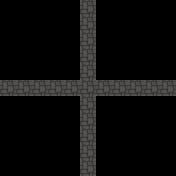

The image is a tile-based game level rendered from a .tmx file. Its description and complete source (layers, tilesets, objects, tile grids) follow:
An orthogonal 11x11 tile map with 16x16 px tiles, 3 tile layers (Path, Wall, Interact).

<map version="1.2" tiledversion="1.2.3" orientation="orthogonal" renderorder="right-down" width="11" height="11" tilewidth="16" tileheight="16" infinite="0" nextlayerid="5" nextobjectid="7">
 <properties>
  <property name="Connect_Bottom" type="bool" value="true" />
  <property name="Connect_Left" type="bool" value="true" />
  <property name="Connect_Right" type="bool" value="true" />
  <property name="Connect_Top" type="bool" value="true" />
 </properties>
 <tileset firstgid="1" name="tiles0" tilewidth="16" tileheight="16" tilecount="64" columns="16">
  <image source="Tilesets/tiles0.png" width="256" height="64" />
 </tileset>
 <layer id="1" name="Path" width="11" height="11">
  <data encoding="csv">
0,0,0,0,0,2,0,0,0,0,0,
0,0,0,0,0,2,0,0,0,0,0,
0,0,0,0,0,2,0,0,0,0,0,
0,0,0,0,0,2,0,0,0,0,0,
0,0,0,0,0,2,0,0,0,0,0,
2,2,2,2,2,2,2,2,2,2,2,
0,0,0,0,0,2,0,0,0,0,0,
0,0,0,0,0,2,0,0,0,0,0,
0,0,0,0,0,2,0,0,0,0,0,
0,0,0,0,0,2,0,0,0,0,0,
0,0,0,0,0,2,0,0,0,0,0
</data>
 </layer>
 <layer id="2" name="Wall" width="11" height="11">
  <data encoding="csv">
1,1,1,1,1,0,1,1,1,1,1,
1,1,1,1,1,0,1,1,1,1,1,
1,1,1,1,1,0,1,1,1,1,1,
1,1,1,1,1,0,1,1,1,1,1,
1,1,1,1,1,0,1,1,1,1,1,
0,0,0,0,0,0,0,0,0,0,0,
1,1,1,1,1,0,1,1,1,1,1,
1,1,1,1,1,0,1,1,1,1,1,
1,1,1,1,1,0,1,1,1,1,1,
1,1,1,1,1,0,1,1,1,1,1,
1,1,1,1,1,0,1,1,1,1,1
</data>
 </layer>
 <layer id="3" name="Interact" width="11" height="11">
  <data encoding="csv">
0,0,0,0,0,0,0,0,0,0,0,
0,0,0,0,0,0,0,0,0,0,0,
0,0,0,0,0,0,0,0,0,0,0,
0,0,0,0,0,0,0,0,0,0,0,
0,0,0,0,0,0,0,0,0,0,0,
0,0,0,0,0,0,0,0,0,0,0,
0,0,0,0,0,0,0,0,0,0,0,
0,0,0,0,0,0,0,0,0,0,0,
0,0,0,0,0,0,0,0,0,0,0,
0,0,0,0,0,0,0,0,0,0,0,
0,0,0,0,0,0,0,0,0,0,0
</data>
 </layer>
 <objectgroup id="4" name="Events" />
</map>
